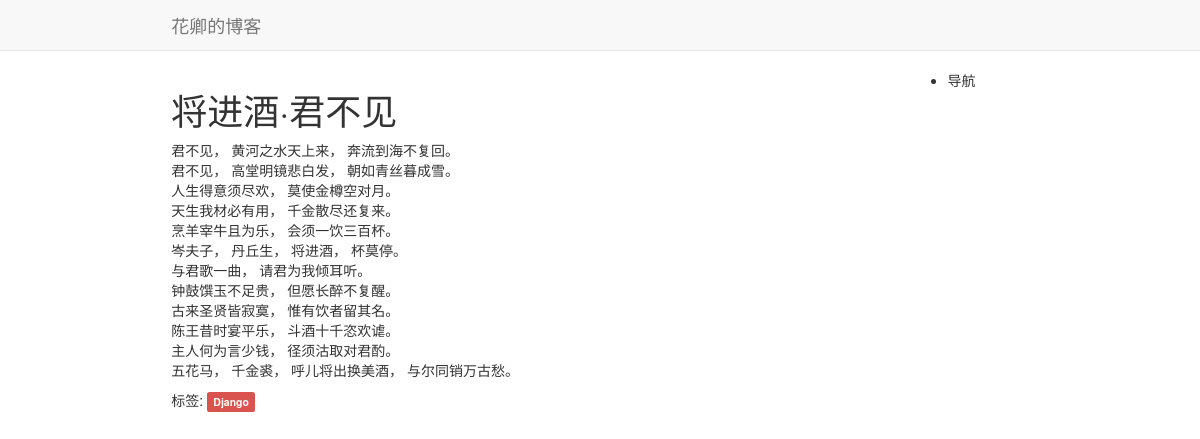
Screenshot of /post/2 with the database file from the repository.
### myblog/models.py (models this page shows, shortened)
class Post(models.Model):
    title=models.CharField(max_length=50)
    body=models.TextField()
    created_time=models.DateTimeField(auto_now_add=True)
    modified_time=models.DateTimeField()
    summary=models.CharField(max_length=100,blank=True)
    sort=models.ForeignKey(Sort)
    tags=models.ManyToManyField(Tag,blank=True)
    author=models.ForeignKey(User)

class Tag(models.Model):
    name=models.CharField(max_length=100)
    def __unicode__(self):
        return self.name

### myblog/views.py (the view)
# urls.py: url(r'^post/(\d+)$',views.post,name='post_url'),
def post(request,postid):
    try:
        post=models.Post.objects.get(id=postid)
        post.body=markdown.markdown(post.body,extensions=[
                                        'markdown.extensions.extra',
                                        'markdown.extensions.codehilite',
                                        'markdown.extensions.toc',])
        tags=post.tags.all()
    except:
        post=None
        tags=None
    return render(request,'post.html',context={'post':post,'tags':tags})

### templates/post.html
{% extends 'base.html' %}
{% block content %}
    <div class="container main">
    <div class="row">
        <div class="col-md-9">
            <div class="post col-md-offset-2">
                <article>
                    <h1>{{ post.title }}</h1>
                    <div>
                       {{ post.body|safe|linebreaks }}
                    </div>
                    <div class="foot">
                        <span class="text">标签:</span>
                        {% for tag in tags %}
                        <span class="label label-danger">{{ tag }}</span>
                        {% endfor %}
                    </div>
                </article>
            </div>
        </div>
        <div class="col-md-3">
           <ul>
               <li>导航</li>
           </ul>
        </div>
    </div>
    </div>
{% endblock %}

### rows the page displays
Post: title "将进酒·君不见", body "君不见， 黄河之水天上来， 奔流到海不复回。 君不见， 高堂明镜悲白发， 朝如青丝暮成雪。 人生得意须尽欢， 莫使金樽空对月。 天生我材必有用， 千金散尽还复来。 烹羊宰牛且为乐， 会须一饮三百杯。 岑夫子， 丹丘生， 将进酒， 杯莫停。 与君歌一曲， 请君为我倾耳听。 钟鼓馔玉不足贵， 但愿长醉不复醒。 古来圣贤皆寂寞， 惟有饮者留其名。 陈王昔时宴平乐， 斗酒十千恣欢谑。 主人何为言少钱， 径须沽取对君酌。 五花马， 千金裘， 呼儿将出换美酒， 与尔同销万古愁。"
Tag: name "Django"
